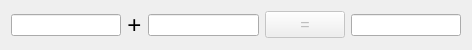
<?xml version="1.0" encoding="UTF-8"?>
<ui version="4.0">
 <class>CalculatorDialog</class>
 <widget class="QDialog" name="CalculatorDialog">
  <property name="enabled">
   <bool>true</bool>
  </property>
  <property name="geometry">
   <rect>
    <x>0</x>
    <y>0</y>
    <width>472</width>
    <height>50</height>
   </rect>
  </property>
  <property name="windowTitle">
   <string>计算器</string>
  </property>
  <layout class="QHBoxLayout" name="horizontalLayout">
   <item>
    <widget class="QLineEdit" name="m_editX">
     <property name="alignment">
      <set>Qt::AlignRight|Qt::AlignTrailing|Qt::AlignVCenter</set>
     </property>
    </widget>
   </item>
   <item>
    <widget class="QLabel" name="m_labOp">
     <property name="font">
      <font>
       <pointsize>18</pointsize>
      </font>
     </property>
     <property name="text">
      <string>+</string>
     </property>
     <property name="alignment">
      <set>Qt::AlignCenter</set>
     </property>
    </widget>
   </item>
   <item>
    <widget class="QLineEdit" name="m_editY">
     <property name="alignment">
      <set>Qt::AlignRight|Qt::AlignTrailing|Qt::AlignVCenter</set>
     </property>
    </widget>
   </item>
   <item>
    <widget class="QPushButton" name="m_btnCalc">
     <property name="enabled">
      <bool>false</bool>
     </property>
     <property name="font">
      <font>
       <pointsize>12</pointsize>
      </font>
     </property>
     <property name="text">
      <string>=</string>
     </property>
    </widget>
   </item>
   <item>
    <widget class="QLineEdit" name="m_editZ">
     <property name="alignment">
      <set>Qt::AlignRight|Qt::AlignTrailing|Qt::AlignVCenter</set>
     </property>
     <property name="readOnly">
      <bool>true</bool>
     </property>
    </widget>
   </item>
  </layout>
 </widget>
 <tabstops>
  <tabstop>m_editX</tabstop>
  <tabstop>m_editY</tabstop>
  <tabstop>m_btnCalc</tabstop>
  <tabstop>m_editZ</tabstop>
 </tabstops>
 <resources/>
 <connections/>
</ui>
